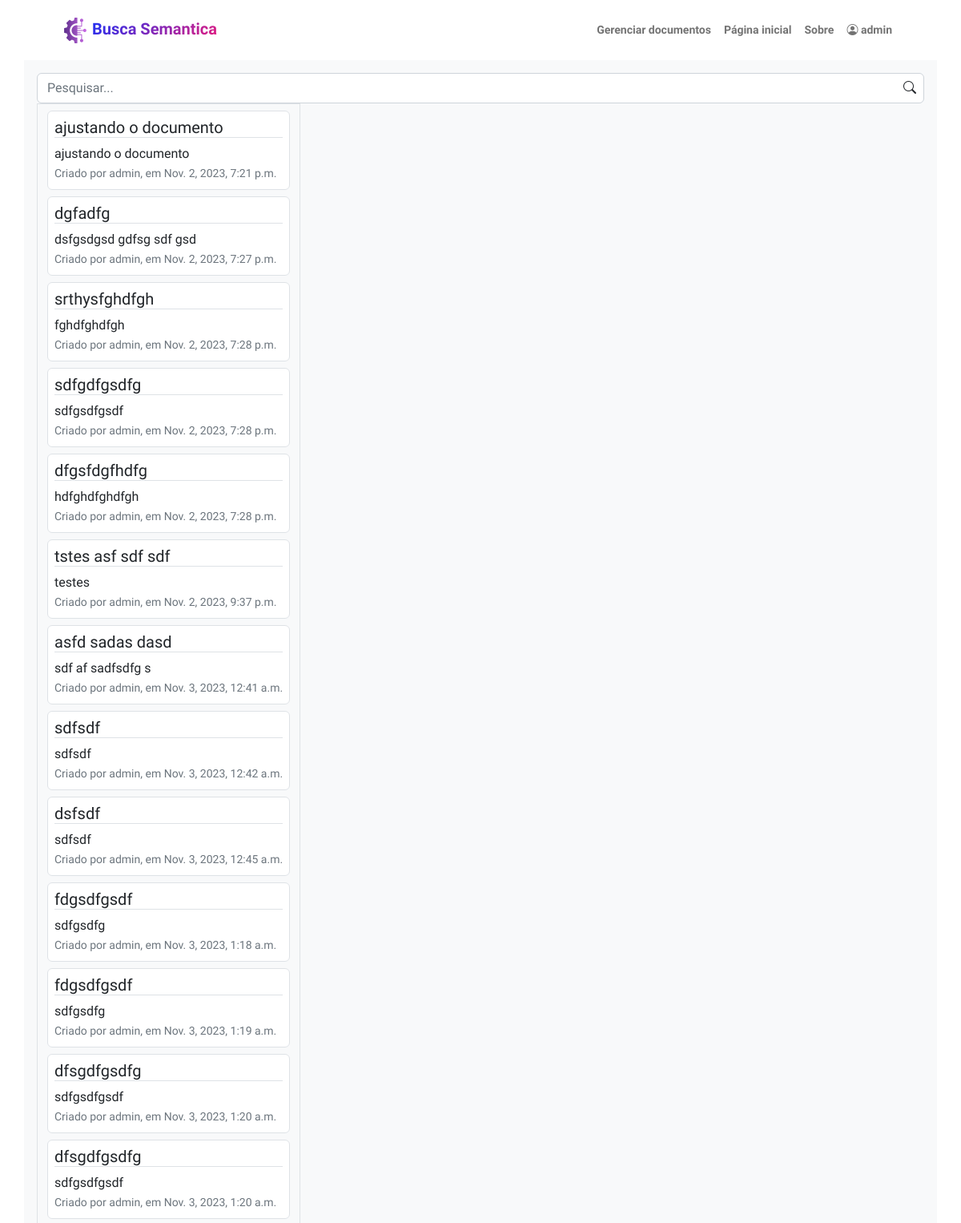
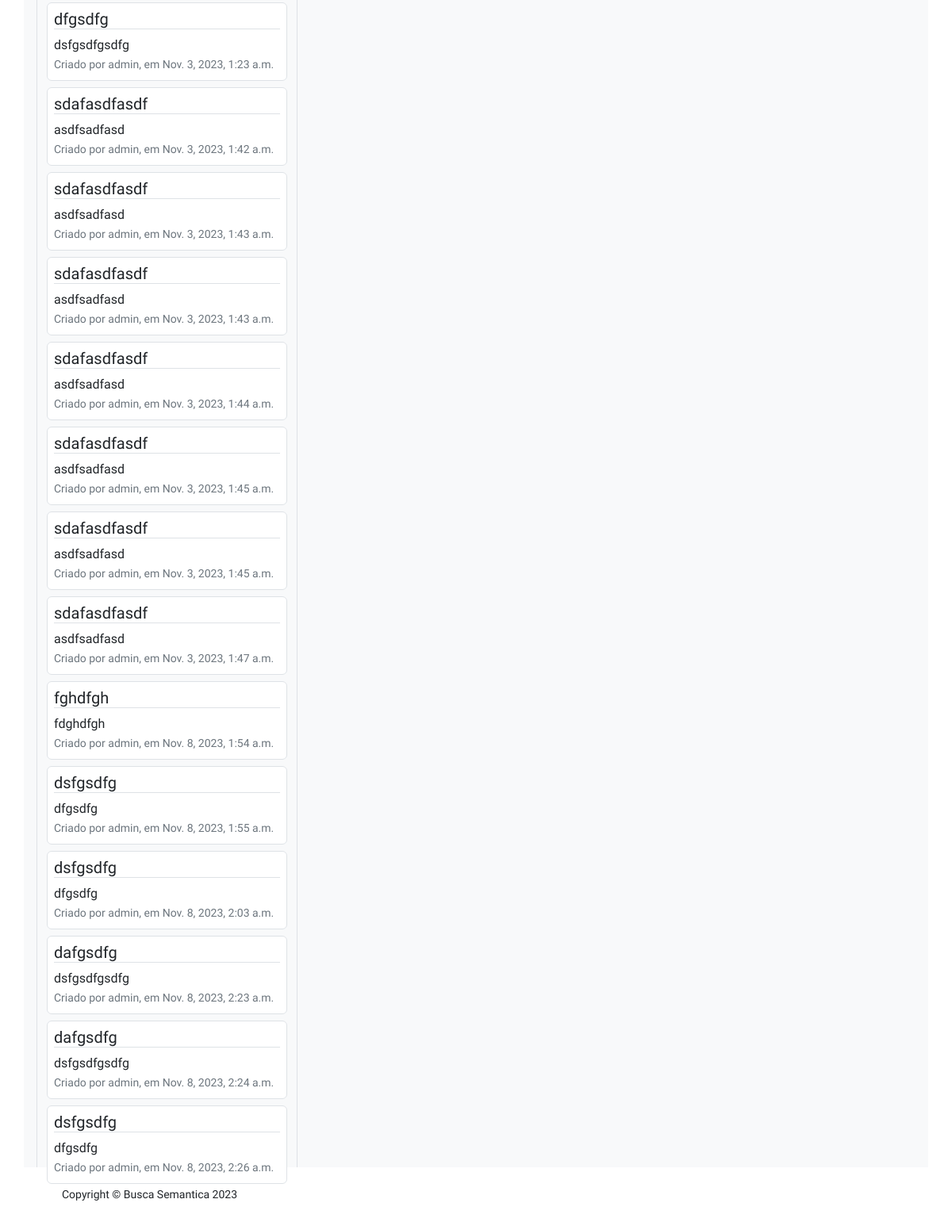
The app's page / (signed in), older data (2 pictures, top to bottom).
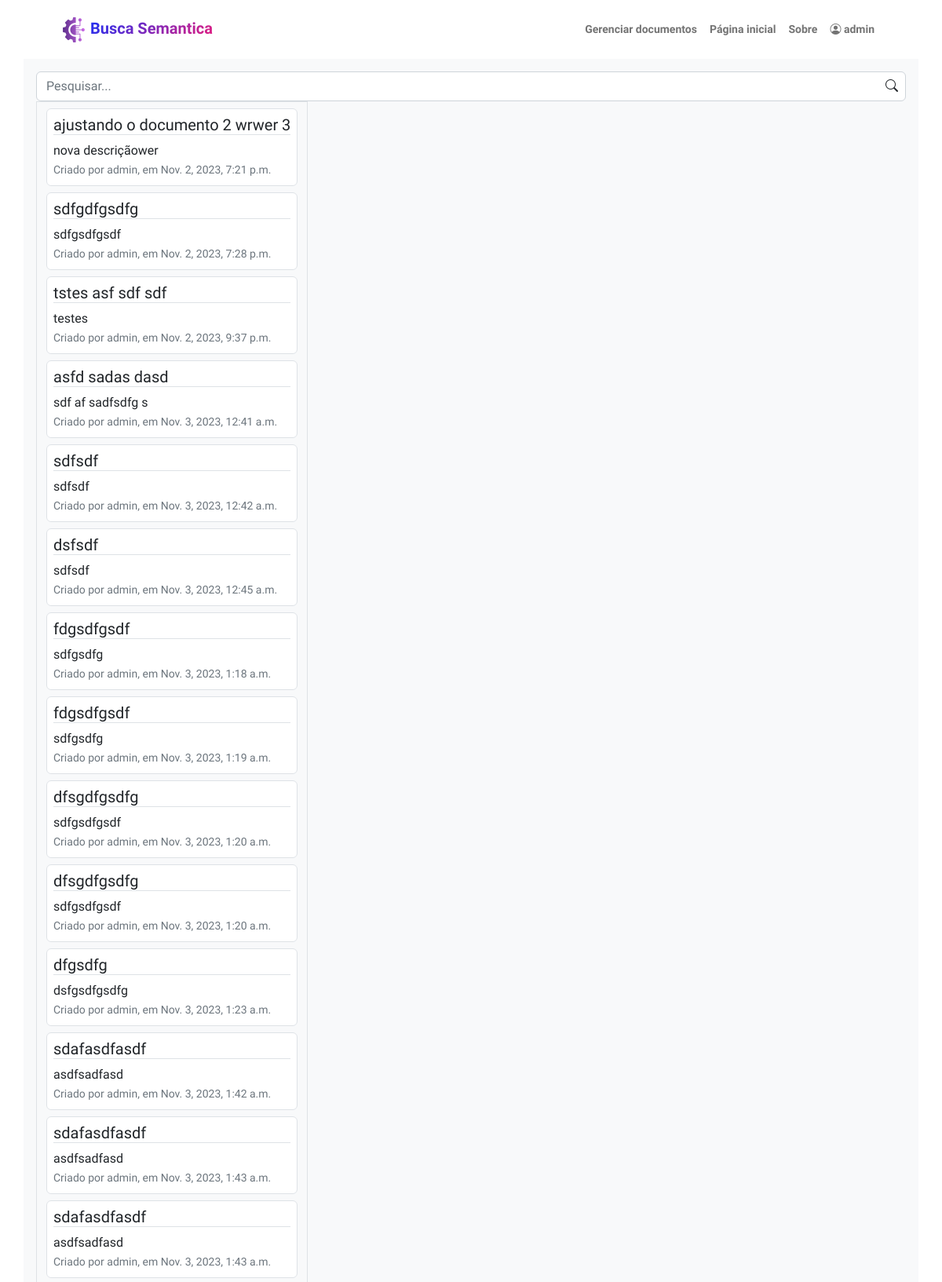
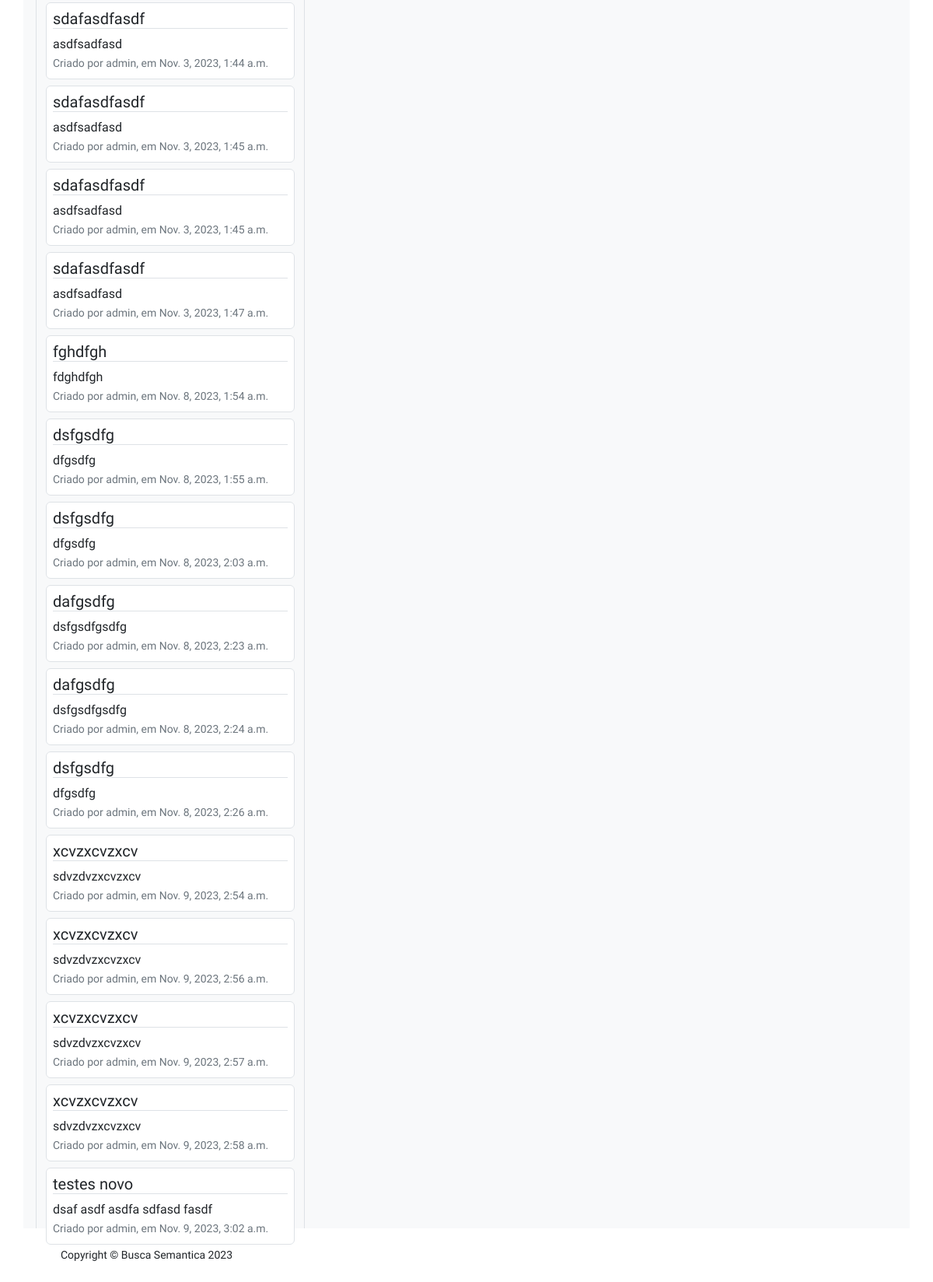
The same page, newer data (2 pictures, top to bottom).
### documents/models.py (models this page shows, shortened)
class File(models.Model):
    id = models.AutoField(verbose_name="Seq.", primary_key=True, auto_created=True)
    name = models.CharField(verbose_name='Nome', max_length=255)
    file = models.FileField(verbose_name='Arquivo')
    description = models.TextField(verbose_name='Descrição', max_length=255)
    id_folder = models.ForeignKey(Folder, on_delete=models.PROTECT, verbose_name='Pasta')
    dt_created = models.DateTimeField(verbose_name='Data de criação', auto_now_add=True, null=True)
    dt_updated = models.DateTimeField(verbose_name='Data de atualização', auto_now=True, null=True)
    user_created = models.ForeignKey(User, on_delete= models.CASCADE, verbose_name='Criado por: ', related_name='usuario_criacao', null=True)
    user_updated = models.ForeignKey(User, on_delete= models.CASCADE, verbose_name='Atualizado por: ', related_name='usuario_atualizacao', null=True)

### search/views.py (the view)
# urls.py: path('', include('search.urls'), name='search'),
def search(request):
    if not request.user.is_authenticated:
        return render(request, "BuscaSemantica/about.html")
    if request.POST:
        files =  File.objects.all()
    return render(request, 'search/search.html', {'files' : File.objects.all()})

### search/templates/search/search.html (shortened to what this page needs)
{% extends "BuscaSemantica/base.html" %}
{% block content %}
{% load controllForms %}
<div class="container p-3 bg-light h-100">
    <div class="inner-addon right-addon">
        <input class="form-control" id="name" type="text" onsubmit="return false" placeholder="Pesquisar..." data-sb-validations="required" />
    </div>
    <div class="d-flex flex-row h-100">
        <div class='border overflow-auto' >
            <div class="container flex-row h-100 pt-2">
                {% for row in files %}
                    <div class="card border p-2 d-flex flex-column mb-2">
                        <div class="card-title border-bottom h5">
                            {{row.name}}
                        </div>
                        <div class="card-content">
                            {{row.description}}
                        </div>
                        <p class="card-text"><small class="text-muted">
                            Criado por {{row.user_created}}, em {{row.dt_created}}
                        </small></p>
                    </div>
                {% endfor %}
            </div>
        </div>
    </div>
</div>
{% endblock %}

### BuscaSemantica/templates/BuscaSemantica/base.html (shortened to what this page needs)
{% load static %}
<!DOCTYPE html>
<html lang="en">
    <head>
        <link href="https://cdn.jsdelivr.net/npm/bootstrap-icons@1.8.1/font/bootstrap-icons.css" rel="stylesheet" />
        <link href="{% static 'BuscaSemantica/css/style.css' %}" rel="stylesheet" />
    </head>
    <body class="d-flex flex-column h-100">
        <nav class="navbar navbar-expand-lg navbar-light bg-white py-3 ">
            <div class="container px-5 inner-addon left-addon">
                <a class="navbar-brand" href="/">
                    <img class="img-fluid" src="{% static 'BuscaSemantica/assets/logo_2.png' %}" alt="..." />
                    <span class="fw-bolder text-gradient">Busca Semantica</span>
                </a>
                <div class="collapse navbar-collapse" id="navbarSupportedContent">
                    <ul class="navbar-nav ms-auto mb-2 mb-lg-0 small fw-bolder">
                        {% if user.is_authenticated %}
                        <li class="nav-item">
                            <a class="nav-link" href="{% url 'documents:list' %}">
                                Gerenciar documentos
                            </a>
                        </li>
                        {% endif %}
                        <li class="nav-item"><a class="nav-link" href="/">Página inicial</a></li>
                        <li class="nav-item"><a class="nav-link" href="{% if user.is_authenticated %}/about/{% endif %}#about">Sobre</a></li>
                        {% if not user.is_authenticated %}
                        <li class="nav-item"><a class="nav-link" href="{% url 'users:login' %}">Entrar</a></li>
                        {% else %}
                        <li class="nav-item dropdown">
                            <a class="nav-link bi-person-circle" type="button" id="dropdownMenu2" data-bs-toggle="dropdown" aria-expanded="false">
                                {{user.get_username}}
                            </a>
                        {% endif %}
                    </ul>
                </div>
            </div>
        </nav>
        <main class="flex-shrink-0" style="height: calc(100% - 144px);">
            {% block content %}
			{% endblock%}
        </main>
        <footer class="bg-white py-4 mt-auto">
            <div class="container px-5">
                <div class="row align-items-center justify-content-between flex-column flex-sm-row">
                    <div class="col-auto"><div class="small m-0">Copyright &copy; Busca Semantica 2023</div></div>
                </div>
            </div>
        </footer>
    </body>
</html>

Row changes from the older to the newer data that the page shows:
removed File: name "dgfadfg", description "dsfgsdgsd gdfsg sdf gsd", user_created "admin", dt_created "Nov. 2, 2023, 7:27 p.m."
removed File: name "srthysfghdfgh", description "fghdfghdfgh", user_created "admin", dt_created "Nov. 2, 2023, 7:28 p.m."
removed File: name "dfgsfdgfhdfg", description "hdfghdfghdfgh", user_created "admin", dt_created "Nov. 2, 2023, 7:28 p.m."
changed File: name "ajustando o documento" → "ajustando o documento 2 wrwer 3"; description "ajustando o documento" → "nova descriçãower"
added File: name "xcvzxcvzxcv", description "sdvzdvzxcvzxcv", user_created "admin", dt_created "Nov. 9, 2023, 2:54 a.m."
added File: name "xcvzxcvzxcv", description "sdvzdvzxcvzxcv", user_created "admin", dt_created "Nov. 9, 2023, 2:56 a.m."
added File: name "xcvzxcvzxcv", description "sdvzdvzxcvzxcv", user_created "admin", dt_created "Nov. 9, 2023, 2:57 a.m."
added File: name "xcvzxcvzxcv", description "sdvzdvzxcvzxcv", user_created "admin", dt_created "Nov. 9, 2023, 2:58 a.m."
added File: name "testes novo", description "dsaf asdf asdfa sdfasd fasdf", user_created "admin", dt_created "Nov. 9, 2023, 3:02 a.m."
